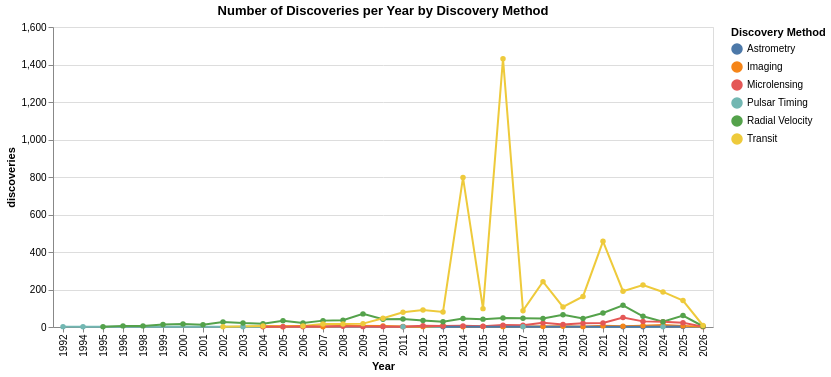

This figure's notebook cell:
### Code cell
df = cut_data[['pl_name', 'discoverymethod', 'disc_year']].copy()

# make every year numeric
df['disc_year'] = pd.to_numeric(df['disc_year'], errors='coerce')

# drop rows without a year
df = df.dropna(subset=['disc_year'])

# convert year to int
df['disc_year'] = df['disc_year'].astype(int)


yearly_counts = (df.groupby(['disc_year', 'discoverymethod'])
                 .size()
                 .reset_index(name='discoveries'))
major_methods = ['Transit', 'Radial Velocity', 'Microlensing', 'Imaging', 'Astrometry', 'Pulsar Timing']
yearly_counts_major = yearly_counts[yearly_counts['discoverymethod'].isin(major_methods)]

alt.Chart(yearly_counts_major).mark_line(point = True).encode(
    y = alt.Y('discoveries:Q'),
    x = alt.X('disc_year:O', title = 'Year'),
    color=alt.Color('discoverymethod:N', title='Discovery Method'),
    tooltip=['disc_year', 'discoverymethod', 'discoveries']
).properties(title = 'Number of Discoveries per Year by Discovery Method' )

### Figure 1 — Vega-Lite specification as saved in the notebook (floating-point values rounded to 4 significant figures)
{"config": {"view": {"continuousWidth": 300, "continuousHeight": 300}}, "data": {"name": "data-e3ee22a09a2603aed0e42ae9c712f4fc"}, "mark": {"type": "line", "point": true}, "encoding": {"color": {"field": "discoverymethod", "title": "Discovery Method", "type": "nominal"}, "tooltip": [{"field": "disc_year", "type": "quantitative"}, {"field": "discoverymethod", "type": "nominal"}, {"field": "discoveries", "type": "quantitative"}], "x": {"field": "disc_year", "title": "Year", "type": "ordinal"}, "y": {"field": "discoveries", "type": "quantitative"}}, "title": "Number of Discoveries per Year by Discovery Method", "$schema": "https://vega.github.io/schema/vega-lite/v6.1.0.json", "datasets": {"data-e3ee22a09a2603aed0e42ae9c712f4fc": [{"disc_year": 1992, "discoverymethod": "Pulsar Timing", "discoveries": 2}, {"disc_year": 1994, "discoverymethod": "Pulsar Timing", "discoveries": 1}, {"disc_year": 1995, "discoverymethod": "Radial Velocity", "discoveries": 1}, {"disc_year": 1996, "discoverymethod": "Radial Velocity", "discoveries": 6}, {"disc_year": 1998, "discoverymethod": "Radial Velocity", "discoveries": 6}, {"disc_year": 1999, "discoverymethod": "Radial Velocity", "discoveries": 13}, {"disc_year": 2000, "discoverymethod": "Radial Velocity", "discoveries": 16}, {"disc_year": 2001, "discoverymethod": "Radial Velocity", "discoveries": 12}, {"disc_year": 2002, "discoverymethod": "Radial Velocity", "discoveries": 27}, {"disc_year": 2002, "discoverymethod": "Transit", "discoveries": 1}, {"disc_year": 2003, "discoverymethod": "Pulsar Timing", "discoveries": 1}, {"disc_year": 2003, "discoverymethod": "Radial Velocity", "discoveries": 21}, {"disc_year": 2004, "discoverymethod": "Imaging", "discoveries": 3}, {"disc_year": 2004, "discoverymethod": "Microlensing", "discoveries": 1}, {"disc_year": 2004, "discoverymethod": "Radial Velocity", "discoveries": 18}, {"disc_year": 2004, "discoverymethod": "Transit", "discoveries": 5}, {"disc_year": 2005, "discoverymethod": "Imaging", "discoveries": 1}, {"disc_year": 2005, "discoverymethod": "Microlensing", "discoveries": 2}, {"disc_year": 2005, "discoverymethod": "Radial Velocity", "discoveries": 33}, {"disc_year": 2006, "discoverymethod": "Imaging", "discoveries": 5}, {"disc_year": 2006, "discoverymethod": "Microlensing", "discoveries": 1}, {"disc_year": 2006, "discoverymethod": "Radial Velocity", "discoveries": 21}, {"disc_year": 2006, "discoverymethod": "Transit", "discoveries": 5}, {"disc_year": 2007, "discoverymethod": "Imaging", "discoveries": 1}, {"disc_year": 2007, "discoverymethod": "Radial Velocity", "discoveries": 34}, {"disc_year": 2007, "discoverymethod": "Transit", "discoveries": 16}, {"disc_year": 2008, "discoverymethod": "Imaging", "discoveries": 7}, {"disc_year": 2008, "discoverymethod": "Microlensing", "discoveries": 4}, {"disc_year": 2008, "discoverymethod": "Radial Velocity", "discoveries": 36}, {"disc_year": 2008, "discoverymethod": "Transit", "discoveries": 16}, {"disc_year": 2009, "discoverymethod": "Microlensing", "discoveries": 2}, {"disc_year": 2009, "discoverymethod": "Radial Velocity", "discoveries": 70}, {"disc_year": 2009, "discoverymethod": "Transit", "discoveries": 18}, {"disc_year": 2010, "discoverymethod": "Imaging", "discoveries": 6}, {"disc_year": 2010, "discoverymethod": "Microlensing", "discoveries": 2}, {"disc_year": 2010, "discoverymethod": "Radial Velocity", "discoveries": 41}, {"disc_year": 2010, "discoverymethod": "Transit", "discoveries": 47}, {"disc_year": 2011, "discoverymethod": "Imaging", "discoveries": 3}, {"disc_year": 2011, "discoverymethod": "Microlensing", "discoveries": 1}, {"disc_year": 2011, "discoverymethod": "Pulsar Timing", "discoveries": 1}, {"disc_year": 2011, "discoverymethod": "Radial Velocity", "discoveries": 43}, {"disc_year": 2011, "discoverymethod": "Transit", "discoveries": 79}, {"disc_year": 2012, "discoverymethod": "Imaging", "discoveries": 2}, {"disc_year": 2012, "discoverymethod": "Microlensing", "discoveries": 7}, {"disc_year": 2012, "discoverymethod": "Radial Velocity", "discoveries": 35}, {"disc_year": 2012, "discoverymethod": "Transit", "discoveries": 91}, {"disc_year": 2013, "discoverymethod": "Astrometry", "discoveries": 1}, {"disc_year": 2013, "discoverymethod": "Imaging", "discoveries": 7}, {"disc_year": 2013, "discoverymethod": "Microlensing", "discoveries": 5}, {"disc_year": 2013, "discoverymethod": "Radial Velocity", "discoveries": 28}, {"disc_year": 2013, "discoverymethod": "Transit", "discoveries": 80}, {"disc_year": 2014, "discoverymethod": "Imaging", "discoveries": 1}, {"disc_year": 2014, "discoverymethod": "Microlensing", "discoveries": 6}, {"disc_year": 2014, "discoverymethod": "Radial Velocity", "discoveries": 45}, {"disc_year": 2014, "discoverymethod": "Transit", "discoveries": 797}, {"disc_year": 2015, "discoverymethod": "Imaging", "discoveries": 3}, {"disc_year": 2015, "discoverymethod": "Microlensing", "discoveries": 4}, {"disc_year": 2015, "discoverymethod": "Radial Velocity", "discoveries": 42}, {"disc_year": 2015, "discoverymethod": "Transit", "discoveries": 98}, {"disc_year": 2016, "discoverymethod": "Imaging", "discoveries": 2}, {"disc_year": 2016, "discoverymethod": "Microlensing", "discoveries": 10}, {"disc_year": 2016, "discoverymethod": "Radial Velocity", "discoveries": 48}, {"disc_year": 2016, "discoverymethod": "Transit", "discoveries": 1431}, {"disc_year": 2017, "discoverymethod": "Imaging", "discoveries": 3}, {"disc_year": 2017, "discoverymethod": "Microlensing", "discoveries": 9}, {"disc_year": 2017, "discoverymethod": "Pulsar Timing", "discoveries": 2}, {"disc_year": 2017, "discoverymethod": "Radial Velocity", "discoveries": 47}, {"disc_year": 2017, "discoverymethod": "Transit", "discoveries": 87}, {"disc_year": 2018, "discoverymethod": "Imaging", "discoveries": 3}, {"disc_year": 2018, "discoverymethod": "Microlensing", "discoveries": 22}, {"disc_year": 2018, "discoverymethod": "Radial Velocity", "discoveries": 45}, {"disc_year": 2018, "discoverymethod": "Transit", "discoveries": 242}, {"disc_year": 2019, "discoverymethod": "Imaging", "discoveries": 4}, {"disc_year": 2019, "discoverymethod": "Microlensing", "discoveries": 14}, {"disc_year": 2019, "discoverymethod": "Radial Velocity", "discoveries": 65}, {"disc_year": 2019, "discoverymethod": "Transit", "discoveries": 107}, {"disc_year": 2020, "discoverymethod": "Imaging", "discoveries": 2}, {"disc_year": 2020, "discoverymethod": "Microlensing", "discoveries": 20}, {"disc_year": 2020, "discoverymethod": "Radial Velocity", "discoveries": 45}, {"disc_year": 2020, "discoverymethod": "Transit", "discoveries": 163}, {"disc_year": 2021, "discoverymethod": "Imaging", "discoveries": 6}, {"disc_year": 2021, "discoverymethod": "Microlensing", "discoveries": 21}, {"disc_year": 2021, "discoverymethod": "Radial Velocity", "discoveries": 75}, {"disc_year": 2021, "discoverymethod": "Transit", "discoveries": 457}, {"disc_year": 2022, "discoverymethod": "Astrometry", "discoveries": 1}, {"disc_year": 2022, "discoverymethod": "Imaging", "discoveries": 4}, {"disc_year": 2022, "discoverymethod": "Microlensing", "discoveries": 51}, {"disc_year": 2022, "discoverymethod": "Radial Velocity", "discoveries": 116}, {"disc_year": 2022, "discoverymethod": "Transit", "discoveries": 191}, {"disc_year": 2023, "discoverymethod": "Astrometry", "discoveries": 1}, {"disc_year": 2023, "discoverymethod": "Imaging", "discoveries": 7}, {"disc_year": 2023, "discoverymethod": "Microlensing", "discoveries": 30}, {"disc_year": 2023, "discoverymethod": "Radial Velocity", "discoveries": 57}, {"disc_year": 2023, "discoverymethod": "Transit", "discoveries": 224}, {"disc_year": 2024, "discoverymethod": "Imaging", "discoveries": 11}, {"disc_year": 2024, "discoverymethod": "Microlensing", "discoveries": 28}, {"disc_year": 2024, "discoverymethod": "Pulsar Timing", "discoveries": 1}, {"disc_year": 2024, "discoverymethod": "Radial Velocity", "discoveries": 28}, {"disc_year": 2024, "discoverymethod": "Transit", "discoveries": 187}, {"disc_year": 2025, "discoverymethod": "Astrometry", "discoveries": 3}, {"disc_year": 2025, "discoverymethod": "Imaging", "discoveries": 6}, {"disc_year": 2025, "discoverymethod": "Microlensing", "discoveries": 23}, {"disc_year": 2025, "discoverymethod": "Radial Velocity", "discoveries": 61}, {"disc_year": 2025, "discoverymethod": "Transit", "discoveries": 141}, {"disc_year": 2026, "discoverymethod": "Imaging", "discoveries": 2}, {"disc_year": 2026, "discoverymethod": "Microlensing", "discoveries": 2}, {"disc_year": 2026, "discoverymethod": "Radial Velocity", "discoveries": 4}, {"disc_year": 2026, "discoverymethod": "Transit", "discoveries": 8}]}}
